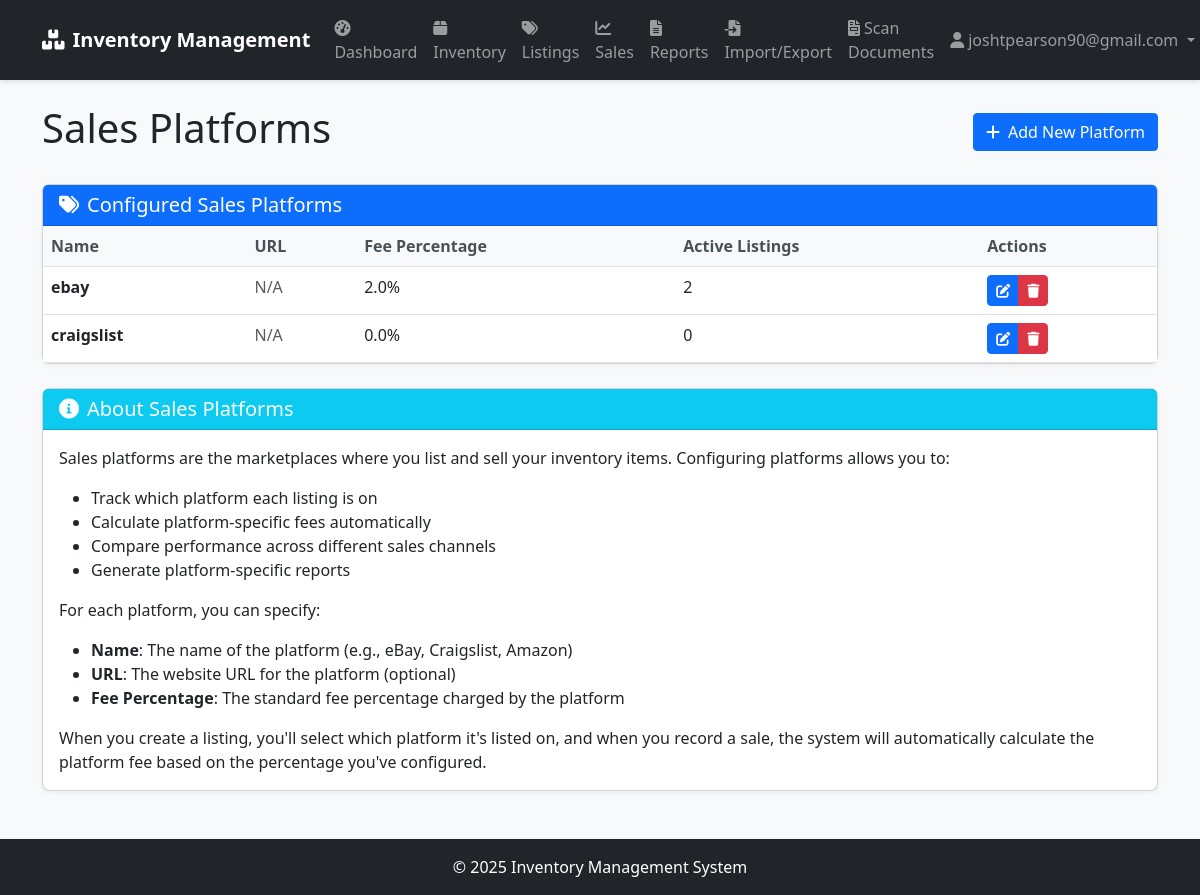
Screenshot of /inventory/platforms (signed in) with the database file from the repository.
### app/models/user.py (models this page shows, shortened)
class User(UserMixin, db.Model):
    __tablename__ = 'users'
    id = db.Column(db.Integer, primary_key=True)
    username = db.Column(db.String(64), unique=True, index=True)
    email = db.Column(db.String(120), unique=True, index=True)
    password_hash = db.Column(db.String(128))
    role = db.Column(db.String(20), default='user')  # 'admin', 'manager', 'user'
    created_at = db.Column(db.DateTime, default=datetime.utcnow)
    last_login = db.Column(db.DateTime)
    def is_admin(self):
        return self.role == 'admin'

### app/models/inventory.py (models this page shows, shortened)
class SalesPlatform(db.Model):
    __tablename__ = 'sales_platforms'
    id = db.Column(db.Integer, primary_key=True)
    name = db.Column(db.String(50), unique=True, nullable=False)
    url = db.Column(db.String(200))
    fee_percentage = db.Column(db.Float, default=0)  # Platform fee as a percentage
    listings = db.relationship('Listing', backref='platform', lazy='dynamic')

### app/routes/inventory.py (the view)
@inventory_bp.route('/platforms')
@login_required
def list_platforms():
    platforms = SalesPlatform.query.all()
    return render_template('inventory/platforms.html', platforms=platforms)

### app/models/user.py (called while the page is built)
@login_manager.user_loader
def load_user(user_id):
    return User.query.get(int(user_id))

### app/templates/inventory/platforms.html (shortened to what this page needs)
{% extends "base.html" %}
{% block content %}
<div class="d-flex justify-content-between align-items-center mb-4">
    <h1>Sales Platforms</h1>
    <a href="{{ url_for('inventory.add_platform') }}" class="btn btn-primary">
        <i class="fas fa-plus me-2"></i>Add New Platform
    </a>
</div>
<div class="card">
    <div class="card-header bg-primary text-white">
        <h5 class="card-title mb-0">
            <i class="fas fa-tags me-2"></i>Configured Sales Platforms
        </h5>
    </div>
    <div class="card-body p-0">
        <div class="table-responsive">
            <table class="table table-hover mb-0">
                <thead class="table-light">
                    <tr>
                        <th>Name</th>
                        <th>URL</th>
                        <th>Fee Percentage</th>
                        <th>Active Listings</th>
                        <th>Actions</th>
                    </tr>
                </thead>
                <tbody>
                    {% if platforms %}
                        {% for platform in platforms %}
                        <tr>
                            <td>
                                <strong>{{ platform.name }}</strong>
                            </td>
                            <td>
                                {% if platform.url %}
                                    <a href="{{ platform.url }}" target="_blank">{{ platform.url }}</a>
                                {% else %}
                                    <span class="text-muted">N/A</span>
                                {% endif %}
                            </td>
                            <td>{{ platform.fee_percentage }}%</td>
                            <td>{{ platform.listings.count() }}</td>
                            <td>
                                <div class="btn-group btn-group-sm">
                                    <a href="{{ url_for('inventory.edit_platform', platform_id=platform.id) }}" class="btn btn-primary" data-bs-toggle="tooltip" title="Edit">
                                        <i class="fas fa-edit"></i>
                                    </a>
                                    <button type="button" class="btn btn-danger delete-confirm" data-bs-toggle="modal" data-bs-target="#deletePlatformModal{{ platform.id }}" data-bs-toggle="tooltip" title="Delete">
                                        <i class="fas fa-trash"></i>
                                    </button>
                                </div>
                            </td>
                        </tr>
                        {% endfor %}
                    {% endif %}
                </tbody>
            </table>
        </div>
    </div>
</div>
<div class="card mt-4">
    <div class="card-header bg-info text-white">
        <h5 class="card-title mb-0">
            <i class="fas fa-info-circle me-2"></i>About Sales Platforms
        </h5>
    </div>
    <div class="card-body">
        <p>Sales platforms are the marketplaces where you list and sell your inventory items. Configuring platforms allows you to:</p>
        <ul>
            <li>Track which platform each listing is on</li>
            <li>Calculate platform-specific fees automatically</li>
            <li>Compare performance across different sales channels</li>
            <li>Generate platform-specific reports</li>
        </ul>
        <p>For each platform, you can specify:</p>
        <ul>
            <li><strong>Name</strong>: The name of the platform (e.g., eBay, Craigslist, Amazon)</li>
            <li><strong>URL</strong>: The website URL for the platform (optional)</li>
            <li><strong>Fee Percentage</strong>: The standard fee percentage charged by the platform</li>
        </ul>
        <p class="mb-0">When you create a listing, you'll select which platform it's listed on, and when you record a sale, the system will automatically calculate the platform fee based on the percentage you've configured.</p>
    </div>
</div>
{% endblock %}

### app/templates/base.html (shortened to what this page needs)
<!DOCTYPE html>
<html lang="en">
<head>
    <link href="https://cdn.jsdelivr.net/npm/bootstrap@5.3.0/dist/css/bootstrap.min.css" rel="stylesheet">
    <link rel="stylesheet" href="https://cdnjs.cloudflare.com/ajax/libs/font-awesome/6.0.0/css/all.min.css">
    <link rel="stylesheet" href="{{ url_for('static', filename='css/style.css') }}">
</head>
<body>
    <nav class="navbar navbar-expand-lg navbar-dark bg-dark">
        <div class="container">
            <a class="navbar-brand" href="{{ url_for('main.index') }}">
                <i class="fas fa-boxes me-2"></i>Inventory Management
            </a>
            <div class="collapse navbar-collapse" id="navbarNav">
                <ul class="navbar-nav me-auto">
                    {% if current_user.is_authenticated %}
                    <li class="nav-item">
                        <a class="nav-link" href="{{ url_for('main.dashboard') }}">
                            <i class="fas fa-tachometer-alt me-1"></i>Dashboard
                        </a>
                    </li>
                    <li class="nav-item">
                        <a class="nav-link" href="{{ url_for('inventory.index') }}">
                            <i class="fas fa-box me-1"></i>Inventory
                        </a>
                    </li>
                    <li class="nav-item">
                        <a class="nav-link" href="{{ url_for('sales.index') }}">
                            <i class="fas fa-tags me-1"></i>Listings
                        </a>
                    </li>
                    <li class="nav-item">
                        <a class="nav-link" href="{{ url_for('sales.dashboard') }}">
                            <i class="fas fa-chart-line me-1"></i>Sales
                        </a>
                    </li>
                    <li class="nav-item">
                        <a class="nav-link" href="{{ url_for('reports.index') }}">
                            <i class="fas fa-file-alt me-1"></i>Reports
                        </a>
                    </li>
                    <li class="nav-item">
                        <a class="nav-link" href="{{ url_for('import_export.index') }}">
                            <i class="fas fa-file-import me-1"></i>Import/Export
                        </a>
                    </li>
                    <li class="nav-item">
                        <a class="nav-link" href="{{ url_for('documents.index') }}">
                            <i class="fas fa-file-invoice me-1"></i>Scan Documents
                        </a>
                    </li>
                    {% endif %}
                </ul>
                <ul class="navbar-nav">
                    {% if current_user.is_authenticated %}
                    <li class="nav-item dropdown">
                        <a class="nav-link dropdown-toggle" href="#" id="userDropdown" role="button" data-bs-toggle="dropdown">
                            <i class="fas fa-user me-1"></i>{{ current_user.username }}
                        </a>
                    </li>
                    {% endif %}
                </ul>
            </div>
        </div>
    </nav>
    <div class="container mt-4">
        {% block content %}{% endblock %}
    </div>
    <footer class="bg-dark text-white mt-5 py-3">
        <div class="container text-center">
            <p class="mb-0">&copy; 2025 Inventory Management System</p>
        </div>
    </footer>
</body>
</html>

### app/static/css/style.css (style rules this page uses)
body { font-family: 'Segoe UI', Tahoma, Geneva, Verdana, sans-serif; background-color: #f8f9fa; }
.card { border-radius: 8px; box-shadow: 0 2px 4px rgba(0, 0, 0, 0.05); transition: transform 0.2s, box-shadow 0.2s; }
.card-header { border-top-left-radius: 8px; border-top-right-radius: 8px; font-weight: 600; }
.table th { font-weight: 600; color: #495057; }
.btn { border-radius: 4px; font-weight: 500; }
.btn-primary { background-color: #0d6efd; border-color: #0d6efd; }
.navbar { box-shadow: 0 2px 4px rgba(0, 0, 0, 0.1); }
.navbar-brand { font-weight: 600; }
.nav-link { font-weight: 500; }
footer { margin-top: 3rem; }

### rows the page displays
User: username "joshtpearson90@gmail.com"
SalesPlatform: name "ebay", url "N/A", fee_percentage "2.0", listings.count "2"
SalesPlatform: name "craigslist", url "N/A", fee_percentage "0.0", listings.count "0"
